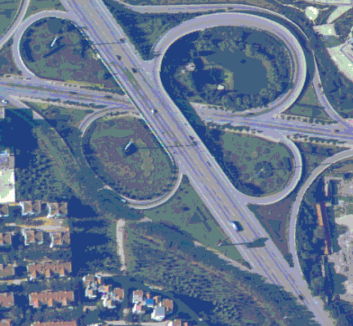
#> input picture Imagens/imagem-original.png, 353 x 326 px
$ python codigo2.py
#> lines starting #> are read from the running program, lines starting #| are printed output that depends on the picture; after the words box and inside, x2 and y2 are one past the last pixel; in counts of white or black regions, pixels touching at a corner belong together
import cv2 as cv
import numpy as np
import matplotlib.pyplot as plt
from collections import deque

def convert_to_gray(img):
    # Função para converter a imagem RGB para escala de cinza usando a fórmula dada
    gray = np.zeros((img.shape[0], img.shape[1]), np.uint8)
    for i in range(img.shape[0]):
        for j in range(img.shape[1]):
            gray[i, j] = 0.229 * img[i, j, 2] + 0.587 * img[i, j, 1] + 0.114 * img[i, j, 0]
    return gray

def plot_images(images_titles):
    num_images = len(images_titles)
    fig, axs = plt.subplots(1, num_images, figsize=(10, 10))

    fig.patch.set_facecolor('#323232')  # Cor de fundo da figura (cinza escuro)

    if num_images == 1:
        axs = [axs]  # para garantir que axs seja uma lista mesmo com uma única imagem

    for i, (title, img) in enumerate(images_titles.items()):
        # Verifica se a imagem é RGB ou escala de cinza
        if len(img.shape) == 2:  # Verifica se é uma imagem em tons de cinza
            axs[i].imshow(img, cmap='gray', vmin=0, vmax=255)
        else:
            # Converte para RGB se for uma imagem BGR (carregada pelo OpenCV)
            img_rgb = cv.cvtColor(img, cv.COLOR_BGR2RGB)
            axs[i].imshow(img_rgb)

        axs[i].set_title(title)
        axs[i].axis('off')

    plt.tight_layout()
    plt.show()

def connect_to_border(image):
    kernel = np.ones((2, 2), np.uint8)
    # Fazer dilatação na imagem
    image = cv.dilate(image, kernel, iterations=1)

    # Criar uma máscara com zeros
    mask = np.zeros_like(image, dtype=np.uint8)

    # Dimensões da imagem
    rows, cols = image.shape

    # Criar uma fila para o BFS
    queue = deque()

    # Adicionar todos os pixels das bordas à fila
    for i in range(rows):
        if image[i, 0] == 255:
            queue.append((i, 0))
            mask[i, 0] = 255
        if image[i, cols - 1] == 255:
            queue.append((i, cols - 1))
            mask[i, cols - 1] = 255

    for j in range(cols):
        if image[0, j] == 255:
            queue.append((0, j))
            mask[0, j] = 255
        if image[rows - 1, j] == 255:
            queue.append((rows - 1, j))
            mask[rows - 1, j] = 255

    # Direções para explorar os vizinhos (8 direções)
    directions = [(-1, 0), (1, 0), (0, -1), (0, 1), (-1, -1), (-1, 1), (1, -1), (1, 1)]

    # BFS para preencher a máscara
    while queue:
        x, y = queue.popleft()

        # Verificar todos os 8 vizinhos
        for dx, dy in directions:
            nx, ny = x + dx, y + dy

            # Verifica se o vizinho está dentro dos limites da imagem
            if 0 <= nx < rows and 0 <= ny < cols:
                # Se o vizinho for branco na imagem e ainda não estiver marcado na máscara
                if image[nx, ny] == 255 and mask[nx, ny] == 0:
                    queue.append((nx, ny))  # Adicionar o vizinho à fila
                    mask[nx, ny] = 255      # Marcar o vizinho na máscara como conectado

    return mask

def remove_small_components(image, min_area):
    """
    Remove componentes conectados que têm área menor que `min_area`.
    """
    # Detectar componentes conectados
    num_labels, labels, stats, _ = cv.connectedComponentsWithStats(image, connectivity=8)

    # Crie uma máscara para os componentes maiores que min_area
    cleaned_image = np.zeros_like(image, dtype=np.uint8)

    for i in range(1, num_labels):  # Ignorar o fundo (label 0)
        area = stats[i, cv.CC_STAT_AREA]
        if area >= min_area:
            cleaned_image[labels == i] = 255

    return cleaned_image

def get_biggest_component(image):
    num_labels, labels, stats, _ = cv.connectedComponentsWithStats(image, connectivity=8)
    max_area = 0
    max_label = 0
    # Looping through all the components
    for i in range(1, num_labels):  # Starting from 1 to skip the background label (0)
        area = stats[i, cv.CC_STAT_AREA]
        if area > max_area:
            max_area = area
            max_label = i
    # Returning a binary mask where the biggest component is marked as True
    biggest_component = (labels == max_label).astype(np.uint8)
    return biggest_component * 255  # Convert to binary image (0 or 255)

def closeSmallHoles(image, min_area):
    # Encontra os componentes conectados na imagem binária
    num_labels, labels, stats, _ = cv.connectedComponentsWithStats(~image, connectivity=8)  # Invertendo a imagem (buracos são componentes conectados)

    # Cria uma máscara para os buracos pequenos a serem fechados
    small_holes_mask = np.zeros_like(image, dtype=np.uint8)

    # Loop para cada componente conectado (buraco)
    for i in range(1, num_labels):  # Começa em 1 para pular o background (0)
        area = stats[i, cv.CC_STAT_AREA]
        # Se a área do componente conectado for menor que min_area, fechamos o buraco
        if area < min_area:
            # Adiciona o componente à máscara dos buracos pequenos
            small_holes_mask[labels == i] = 255

    # Adiciona a máscara de buracos pequenos à imagem original para fechar os buracos
    closed_image = cv.bitwise_or(image, small_holes_mask)

    return closed_image

def morphological_gradient(image):
    kernel = np.ones((2, 2), np.uint8)
    dilation = cv.dilate(image, kernel, iterations=1)
    erosion = cv.erode(image, kernel, iterations=1)
    return dilation - erosion

def contour_image(gray_image, contour):
    return cv.bitwise_or(gray_image, contour)

def skeletonize(image):
    # Elemento estruturante
    kernel = cv.getStructuringElement(cv.MORPH_CROSS, (3, 3))

    # Inicializa o flag de mudança
    has_changed = True

    # Loop até não haver mais mudanças
    while has_changed:
        # Aplica a dilatação
        dilation = cv.dilate(image, kernel, iterations=1)

        # Aplica a erosão
        erosion = cv.erode(image, kernel, iterations=1)

        # Subtrai a erosão da dilatação
        temp = cv.subtract(image, erosion)

        # Atualiza o flag de mudança
        has_changed = cv.countNonZero(temp) > 0

        # Atualiza a imagem
        image = cv.bitwise_and(image, temp)

    return image

def main():
    img = cv.imread('../Imagens/imagem-original.png', cv.IMREAD_COLOR)
#> img is the input picture: shape (326, 353, 3); mean B, G, R 142.9, 117.5, 101
    img_brasilia = cv.imread('../Imagens/rodovia-brasilia3.png', cv.IMREAD_COLOR)
    image_threshold_print = cv.imread('../Imagens/threshold-print.png', cv.IMREAD_COLOR)
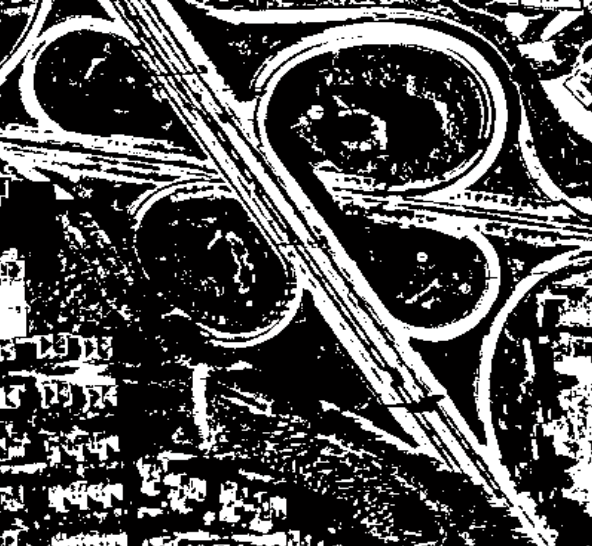
#> input picture Imagens/threshold-print.png, 592 x 546 px
#> image_threshold_print is the input picture: shape (546, 592, 3); mean B, G, R 81, 81, 81.7
    image_removed_noise_print = cv.imread('../Imagens/removed-noise-print2.png', cv.IMREAD_COLOR)
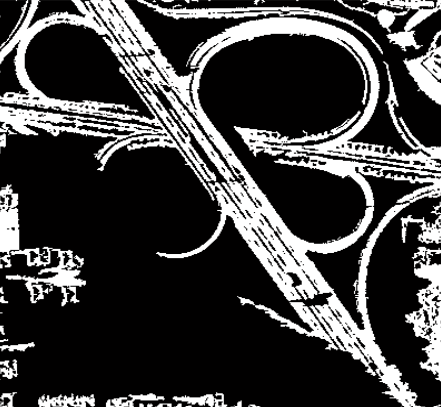
#> input picture Imagens/removed-noise-print2.png, 441 x 407 px
#> image_removed_noise_print is the input picture: shape (407, 441, 3); mean B, G, R 64.1, 64.1, 64.8

    # Converter imagem para escala de cinza
    gray_nossa = convert_to_gray(img)
#> after the loop in convert_to_gray, `for i in range(img.shape[0]):`:
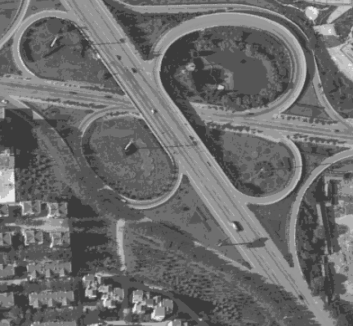
#> gray: shape (326, 353); min 52, max 233, mean 107.9
    # Mostrar a imagem
    plot_images({'Imagem em Escala de Cinza': gray_nossa})
#> in plot_images, `num_images = len(images_titles)`: num_images = 1
#> the loop in plot_images, `for i, (title, img) in enumerate(images_titles.items()):` made 1 pass
#> title on pass 1: 'Imagem em Escala de Cinza'

    gray_artigo = convert_to_gray(image_threshold_print)
    gray_artigo2 = convert_to_gray(image_removed_noise_print)

    # Aplicar limiarização de Otsu
    _, thresholded_nossa = cv.threshold(gray_nossa, 0, 255, cv.THRESH_BINARY + cv.THRESH_OTSU)
#> thresholded_nossa: shape (326, 353); 33.6% white; 226 white regions (176 under 20 px), largest, box (x1, y1, x2, y2) and area: (0, 0, 353, 326) 27700, (328, 199, 353, 304) 1307, (5, 201, 70, 250) 1067
    _, thresholded_print = cv.threshold(gray_artigo, 0, 255, cv.THRESH_BINARY + cv.THRESH_OTSU)
#> thresholded_print: shape (546, 592); 32% white; 1010 white regions (740 under 20 px), largest, box (x1, y1, x2, y2) and area: (151, 0, 592, 546) 31521, (0, 0, 286, 270) 12010, (196, 245, 404, 405) 4141
    _, removed_noise_print = cv.threshold(gray_artigo2, 0, 255, cv.THRESH_BINARY + cv.THRESH_OTSU)
#> removed_noise_print: shape (407, 441); 25.5% white; 43 white regions (21 under 20 px), largest, box (x1, y1, x2, y2) and area: (0, 0, 441, 407) 33754, (0, 184, 86, 306) 2760, (405, 247, 441, 381) 2170

    # Mostrar a imagem thresholded_nossa
    plot_images({'Imagem Thresholded Nossa': thresholded_nossa})
#> the loop in plot_images (call 2), `for i, (title, img) in enumerate(images_titles.items()):` made 1 pass

    # Remover pequenos componentes conectados à borda (ajustar `min_area` conforme necessário)
    min_area = 80  # Ajuste o valor conforme necessário
    cleaned_mask = remove_small_components(thresholded_print, min_area)
#> in remove_small_components, `num_labels, labels, stats, _ = cv.connectedComponentsWithStats(image, ..`: labels: shape (546, 592) int32; 1011 distinct labels, from 0 to 1010
#> in remove_small_components, `num_labels, labels, stats, _ = cv.connectedComponentsWithStats(image, ..`: num_labels = 1011; stats = 1011 rows, first 6: [0, 0, 592, 546, 219640], [0, 1, 4, 4, 9], [11, 0, 11, 3, 26], [10, 0, 28, 54, 246], [0, 0, 286, 270, 12010], [53, 0, 2, 1, 2]
#> the loop in remove_small_components, `for i in range(1, num_labels):` made 1010 passes
#> area on passes 2 to 4: 26, 246, 12010
    cleaned_mask2 = remove_small_components(thresholded_nossa, min_area)
#> in remove_small_components (call 2), `num_labels, labels, stats, _ = cv.connectedComponentsWithStats(image, ..`: labels: shape (326, 353) int32; 227 distinct labels, from 0 to 226
#> in remove_small_components (call 2), `num_labels, labels, stats, _ = cv.connectedComponentsWithStats(image, ..`: num_labels = 227; stats = 227 rows, first 6: [0, 0, 353, 326, 76440], [10, 0, 12, 24, 56], [0, 0, 353, 326, 27700], [151, 0, 2, 1, 2], [161, 1, 2, 1, 2], [169, 0, 8, 3, 14]
#> the loop in remove_small_components (call 2), `for i in range(1, num_labels):` made 226 passes
#> area on passes 1, 2, 11: 56, 27700, 48

    # Conectar a borda
    road_mask = connect_to_border(cleaned_mask)
#> in connect_to_border, `image = cv.dilate(image, kernel, iterations=1)`: image: shape (546, 592); 34.2% white; 71 white regions, largest, box (x1, y1, x2, y2) and area: (0, 0, 592, 546) 69651, (0, 248, 119, 414) 6200, (536, 332, 592, 518) 4640
#> after the loop in connect_to_border, `for i in range(rows):`: mask: shape (546, 592); 0.16% white in thin lines or dots
#> after the loop in connect_to_border, `for j in range(cols):`:
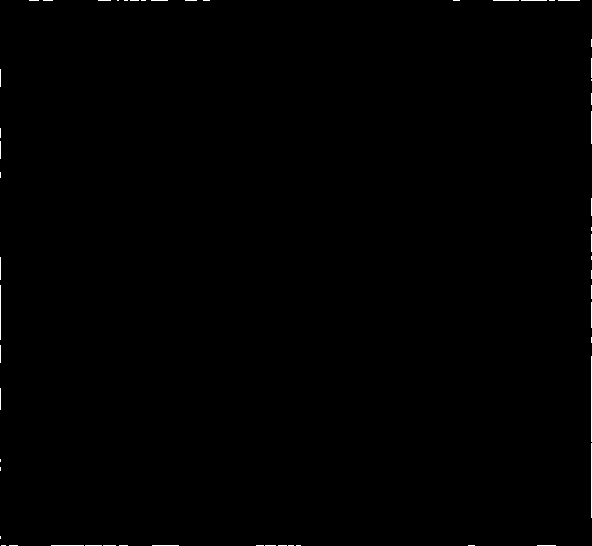
#> mask: shape (546, 592); 0.27% white in thin lines or dots
#> the loop in connect_to_border, `while queue:` made 91912 passes
#> (x, y) on passes 1 to 3: (39, 591), (40, 591), (41, 591)
    road_mask2 = connect_to_border(cleaned_mask2)
#> in connect_to_border (call 2), `image = cv.dilate(image, kernel, iterations=1)`: image: shape (326, 353); 36.5% white; 17 white regions, largest, box (x1, y1, x2, y2) and area: (0, 0, 353, 326) 31228, (328, 199, 353, 305) 1441, (5, 201, 71, 251) 1325
#> after the loop in connect_to_border (call 2), `for i in range(rows):`: mask: shape (326, 353); 0.31% white in thin lines or dots
#> after the loop in connect_to_border (call 2), `for j in range(cols):`:
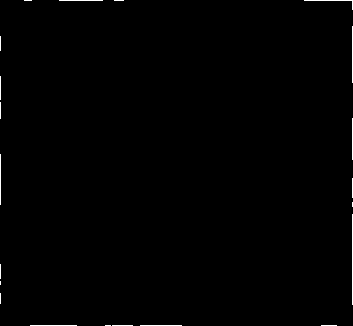
#> mask: shape (326, 353); 0.52% white in thin lines or dots
#> the loop in connect_to_border (call 2), `while queue:` made 38449 passes
#> (x, y) on passes 1 to 3: (0, 352), (1, 352), (2, 352)
#> after the loop in connect_to_border (call 2), `while queue:`: mask: shape (326, 353); 33.4% white; 12 white regions, largest, box (x1, y1, x2, y2) and area: (0, 0, 353, 326) 31228, (328, 199, 353, 305) 1441, (282, 0, 353, 42) 1131

    kernel = np.ones((3, 3), np.uint8)
    dilated_image = cv.dilate(road_mask, kernel, iterations=1)
#> dilated_image: shape (546, 592); 35.3% white; 14 white regions, largest, box (x1, y1, x2, y2) and area: (0, 0, 592, 546) 88643, (0, 247, 120, 415) 7809, (535, 331, 592, 519) 5520
    dilated_image_nossa = cv.dilate(road_mask2, kernel, iterations=1)
#> dilated_image_nossa: shape (326, 353); 39.5% white; 10 white regions, largest, box (x1, y1, x2, y2) and area: (0, 0, 353, 326) 36417, (323, 173, 353, 306) 2268, (281, 0, 353, 43) 1454

    # Fechar buracos pequenos
    min_area = 170  # Ajuste o valor conforme necessário
    dilated_image2 = closeSmallHoles(dilated_image, min_area)
#> in closeSmallHoles, `num_labels, labels, stats, _ = cv.connectedComponentsWithStats(~image,..`: labels: shape (546, 592) int32; 190 distinct labels, from 0 to 189
#> in closeSmallHoles, `num_labels, labels, stats, _ = cv.connectedComponentsWithStats(~image,..`: num_labels = 190; stats = 190 rows, first 6: [0, 0, 592, 546, 114143], [0, 0, 30, 67, 1170], [40, 0, 2, 2, 3], [43, 0, 67, 31, 873], [112, 0, 1, 1, 1], [36, 0, 170, 159, 11725]
#> the loop in closeSmallHoles, `for i in range(1, num_labels):` made 189 passes
#> area on passes 1, 3, 5: 1170, 873, 11725
#> after the loop in closeSmallHoles, `for i in range(1, num_labels):`: small_holes_mask: shape (546, 592); 0.75% white; 173 white regions (141 under 20 px), largest, box (x1, y1, x2, y2) and area: (575, 341, 592, 355) 160, (461, 0, 489, 8) 143, (427, 429, 446, 452) 133
#> in closeSmallHoles, `closed_image = cv.bitwise_or(image, small_holes_mask)`: closed_image: shape (546, 592); 36.1% white; 14 white regions, largest, box (x1, y1, x2, y2) and area: (0, 0, 592, 546) 90312, (0, 247, 120, 415) 8071, (535, 331, 592, 519) 5729
    dilated_image_nossa2 = closeSmallHoles(dilated_image_nossa, min_area)
#> call 2 of closeSmallHoles, with min_area = 170
#> in closeSmallHoles (call 2), `num_labels, labels, stats, _ = cv.connectedComponentsWithStats(~image,..`:
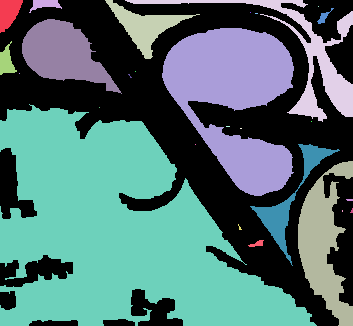
#> labels: shape (326, 353) int32; 28 distinct labels, from 0 to 27; one colour per label, 0 black
#> in closeSmallHoles (call 2), `num_labels, labels, stats, _ = cv.connectedComponentsWithStats(~image,..`: num_labels = 28; stats = 28 rows, first 6: [0, 0, 353, 326, 45471], [0, 0, 23, 33, 506], [29, 0, 33, 13, 217], [105, 0, 95, 59, 1661], [125, 0, 228, 122, 3880], [318, 6, 1, 1, 1]
#> the loop in closeSmallHoles (call 2), `for i in range(1, num_labels):` made 27 passes
#> area on passes 1, 2, 3, 4, 6, 9, 10, 11, 15, 21, 22, 27: 506, 217, 1661, 3880, 84, 3896, 12609, 308, 40158, 1648, 4524, 60
#> after the loop in closeSmallHoles (call 2), `for i in range(1, num_labels):`: small_holes_mask: shape (326, 353); 0.17% white; 17 white regions (15 under 20 px), largest, box (x1, y1, x2, y2) and area: (317, 8, 334, 24) 84, (248, 240, 264, 247) 60
#> in closeSmallHoles (call 2), `closed_image = cv.bitwise_or(image, small_holes_mask)`: closed_image: shape (326, 353); 39.7% white; 10 white regions, largest, box (x1, y1, x2, y2) and area: (0, 0, 353, 326) 36508, (323, 173, 353, 306) 2292, (281, 0, 353, 43) 1539

    # Aplicar uma operação de abertura para remover pequenos ruídos
    kernel = np.ones((5, 5), np.uint8)
    opening = cv.morphologyEx(dilated_image2, cv.MORPH_OPEN, kernel)
#> opening: shape (546, 592); 35.9% white; 15 white regions, largest, box (x1, y1, x2, y2) and area: (0, 0, 592, 546) 89975, (0, 247, 120, 415) 8039, (535, 331, 592, 519) 5705
    opening_nossa = cv.morphologyEx(dilated_image_nossa2, cv.MORPH_OPEN, kernel)
#> opening_nossa: shape (326, 353); 39.5% white; 10 white regions

    # Mostrar a imagem opening_nossa
    plot_images({'Imagem Opening Nossa': opening_nossa})

    # Encontrar os contornos das regiões brancas
    contours, _ = cv.findContours(opening, cv.RETR_EXTERNAL, cv.CHAIN_APPROX_SIMPLE)
#> contours = 15 contours; largest, box (x1, y1, x2, y2) and area: (0, 0, 592, 546) 143952, (0, 247, 120, 415) 7583, (535, 331, 592, 519) 5414, (538, 39, 592, 143) 2911, (452, 0, 583, 44) 1900
    contours_nossa, _ = cv.findContours(opening_nossa, cv.RETR_EXTERNAL, cv.CHAIN_APPROX_SIMPLE)
#> contours_nossa = 10 contours; largest, box (x1, y1, x2, y2) and area: (0, 0, 353, 326) 53542, (323, 173, 353, 306) 2072, (282, 0, 353, 41) 1423, (0, 148, 37, 219) 1213, (0, 255, 73, 287) 1172

    # Função para calcular a razão área/perímetro
    def calculate_ratio(contour):
        area = cv.contourArea(contour)
        perimeter = cv.arcLength(contour, True)
        if perimeter == 0:
            return 0
        return np.sqrt(area) / perimeter

    # Filtrar os contornos que podem representar rodovias
    min_ratio = 0.1  # Ajuste esse valor conforme necessário
    road_contours = [cnt for cnt in contours if calculate_ratio(cnt) > min_ratio]
#> road_contours = 12 contours; largest, box (x1, y1, x2, y2) and area: (535, 331, 592, 519) 5414, (538, 39, 592, 143) 2911, (535, 269, 592, 329) 1894, (50, 530, 129, 546) 960, (230, 529, 302, 546) 832
    road_contours_nossa = [cnt for cnt in contours_nossa if calculate_ratio(cnt) > min_ratio]
#> road_contours_nossa has the same summary as contours_nossa

    # Criar uma imagem de saída
    output = np.zeros_like(dilated_image2)
    cv.drawContours(output, road_contours, -1, 255, thickness=cv.FILLED)
#> output: shape (546, 592); 5% white; 12 white regions, largest, box (x1, y1, x2, y2) and area: (535, 331, 592, 519) 5705, (538, 39, 592, 143) 3052, (535, 269, 592, 329) 2080
    output2 = np.zeros_like(dilated_image_nossa2)
    cv.drawContours(output2, road_contours_nossa, -1, 255, thickness=cv.FILLED)
#> output2: shape (326, 353); 55.3% white; 7 black regions, largest, box (x1, y1, x2, y2) and area: (0, 105, 317, 326) 40211, (298, 161, 353, 326) 4550, (125, 0, 353, 122) 3995

    # UMA IMAGEM MENOS A OUTRA
    output = cv.subtract(dilated_image2, output)
#> output: shape (546, 592); 31.1% white; 30 white regions (27 under 20 px), largest, box (x1, y1, x2, y2) and area: (0, 0, 592, 546) 90200, (0, 247, 120, 415) 8071, (452, 0, 583, 44) 2113
    output2 = cv.subtract(dilated_image_nossa2, output2)
#> output2: shape (326, 353); 0.19% white; 33 white regions (32 under 20 px), largest, box (x1, y1, x2, y2) and area: (298, 28, 311, 43) 83

    gradient = morphological_gradient(output)
#> in morphological_gradient, `dilation = cv.dilate(image, kernel, iterations=1)`: dilation: shape (546, 592); 32.9% white; 29 white regions (25 under 20 px), largest, box (x1, y1, x2, y2) and area: (0, 0, 592, 546) 95084, (0, 247, 121, 416) 8615, (452, 0, 584, 45) 2368, (9, 523, 15, 530) 35
#> in morphological_gradient, `erosion = cv.erode(image, kernel, iterations=1)`: erosion: shape (546, 592); 29.4% white; 6 white regions (3 under 20 px), largest, box (x1, y1, x2, y2) and area: (0, 0, 592, 546) 85394, (0, 248, 120, 415) 7635, (453, 0, 583, 44) 1989
#> in morphological_gradient, `return dilation - erosion`: returned value: shape (546, 592); 3.5% white in thin lines or dots
    gradient2 = morphological_gradient(output2)
#> in morphological_gradient (call 2), `dilation = cv.dilate(image, kernel, iterations=1)`: dilation: shape (326, 353); 0.36% white; 33 white regions (31 under 20 px), largest, box (x1, y1, x2, y2) and area: (298, 28, 312, 44) 112, (313, 56, 318, 60) 20
#> in morphological_gradient (call 2), `erosion = cv.erode(image, kernel, iterations=1)`:
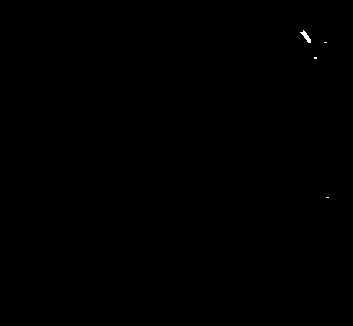
#> erosion: shape (326, 353); 0.06% white; 4 white regions (3 under 20 px), largest, box (x1, y1, x2, y2) and area: (300, 30, 311, 43) 56
#> in morphological_gradient (call 2), `return dilation - erosion`: returned value: shape (326, 353); 0.31% white in thin lines or dots

    original_contour_image = contour_image(gray_nossa, gradient2)

    # Exibir o resultado
    plt.figure(figsize=(10, 10))
    plt.imshow(output2, cmap='gray')
    plt.title('Rodovias Extraídas')
    plt.show()

# Função principal
if __name__ == '__main__':
    main()
